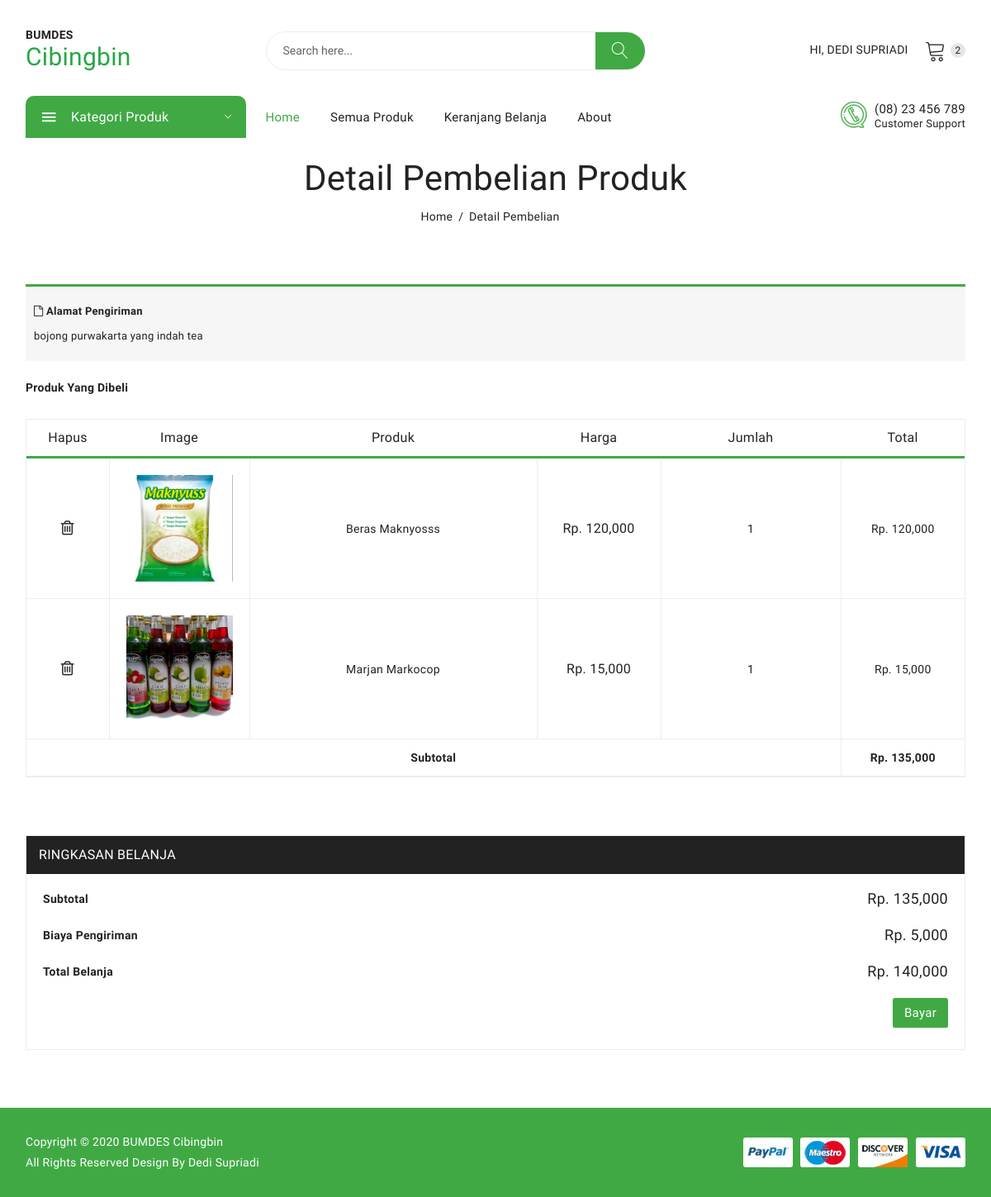
/detail_pembelian.php?transaksi=6 (signed in), run on the app's committed database.
### tables this page shows
CREATE TABLE `detail_transaksi` (
  `id_detail` int(11) NOT NULL,
  `id_transaksi` int(11) NOT NULL,
  `id_produk` int(11) NOT NULL,
  `harga_p` double NOT NULL,
  `jumlah` double NOT NULL,
  `subtotal` double NOT NULL
);

CREATE TABLE `tbl_produk` (
  `id_produk` int(11) NOT NULL,
  `nama_produk` varchar(100) NOT NULL,
  `harga` double NOT NULL,
  `stok` int(11) NOT NULL,
  `id_kategori` int(11) NOT NULL,
  `deskripsi` text NOT NULL,
  `foto_produk` varchar(100) NOT NULL
);

CREATE TABLE `tbl_transaksi` (
  `id_transaksi` int(11) NOT NULL,
  `id_pelanggan` int(11) NOT NULL,
  `tgl_transaksi` date NOT NULL,
  `alamat_pengiriman` text NOT NULL,
  `ongkir` double NOT NULL,
  `total_pembelian` double NOT NULL,
  `status` varchar(50) NOT NULL
);

### detail_pembelian.php (the view, shortened to what this page needs)
<?php
include "_head.php";
include "_heads.php";
include "_menu.php";
$sql = $koneksi->query("SELECT * FROM tbl_transaksi WHERE id_transaksi = '$_GET[transaksi]'");
$data = $sql->fetch_assoc();
?>
<div class="breadcrumbs mt-4">
    <div class="container mt-2">
        <div class="row">
            <div class="col-12">
                <div class="breadcrumb_content">
                    <h3>Detail Pembelian Produk</h3>
                    <ul>
                        <li><a href=".">home</a></li>
                        <li>Detail Pembelian</li>
                    </ul>
                </div>
            </div>
        </div>
    </div>
</div>
<div class="shopping_cart_area mt-70">
    <div class="container">
        <form method="POST">
            <div class="row">
                <div class="col-12">
                    <div class="user-actions">
                        <h3>
                            <i class="fa fa-file-o" aria-hidden="true"></i>
                            <b>Alamat Pengiriman</b>
                            <p><?= $_SESSION['pelanggan']['alamat'] ?></p>
                        </h3>
                    </div>
                </div>
                <div class="col-12">
                    <strong>
                        <p>Produk Yang Dibeli</p>
                    </strong><br>
                    <div class="table_desc">
                        <div class="cart_page">
                            <table>
                                <thead>
                                    <tr>
                                        <th class="product_remove">Hapus</th>
                                        <th class="product_thumb">Image</th>
                                        <th class="product_name">Produk</th>
                                        <th class="product-price">Harga</th>
                                        <th class="product_quantity">Jumlah</th>
                                        <th class="product_total">Total</th>
                                    </tr>
                                </thead>
                                <tbody>
                                    <?php
                                    $totalbelanja  = 0;
                                    $ambil = $koneksi->query("SELECT * FROM detail_transaksi JOIN tbl_produk ON detail_transaksi.id_produk=tbl_produk.id_produk WHERE id_transaksi='$_GET[transaksi]'");
                                    while ($pecah = $ambil->fetch_assoc()) :
                                        $total = $pecah["harga"] * $pecah['jumlah']; ?>
                                        <tr>
                                            <td class="product_remove"><a href="hapuskeranjang.php?id=<?php echo $id ?>"><i class="fa fa-trash-o"></i></a></td>
                                            <td class="product_thumb"><a href="#"><img src="foto_produk/<?= $pecah['foto_produk'] ?>" alt=""></a></td>
                                            <td><?php echo $pecah["nama_produk"]; ?></td>
                                            <td class="product-price">Rp. <?php echo number_format($pecah["harga_p"]); ?></td>
                                            <td class="product_quantity"><?php echo $pecah['jumlah']; ?></td>
                                            <td class="product_total">Rp. <?php echo number_format($pecah['subtotal']); ?></td>
                                        </tr>
                                        <?php $tot = $totalbelanja += $total; ?>
                                    <?php endwhile ?>
                                    <tr>
                                        <td colspan="5"><b>Subtotal</b></td>
                                        <td><strong>Rp. <?php echo number_format($tot) ?></strong>
                                        </td>
                                    </tr>
                                </tbody>
                            </table>
                        </div>
                    </div>
                </div>
            </div>
            <div class="coupon_area">
                <div class="row">
                    <div class="col-lg-12 col-md-12">
                        <div class="coupon_code right">
                            <h3>Ringkasan Belanja</h3>
                            <div class="coupon_inner">
                                <div class="cart_subtotal">
                                    <p>Subtotal</p>
                                    <p class="cart_amount">Rp. <?php echo number_format($tot); ?></p>
                                </div>
                                <div class="cart_subtotal">
                                    <p>Biaya Pengiriman</p>
                                    <p class="cart_amount">Rp. <?= number_format($data['ongkir']) ?></p>
                                </div>
                                <div class="cart_subtotal">
                                    <p>Total Belanja</p>
                                    <p class="cart_amount">Rp. <?= number_format($data['total_pembelian']) ?></p>
                                </div>
                                <div class="checkout_btn">
                                    <a href="bayar.php?id=<?= $data['id_transaksi'] ?>" type="submit">Bayar</a>
                                </div>
                            </div>
                        </div>
                    </div>
                </div>
            </div>
        </form>
    </div>
</div>
<?php
include "_foot.php";
?>

### data on the page
detail_transaksi: id_produk.foto_produk (picture), id_produk.nama_produk "Beras Maknyosss", harga_p "120,000", jumlah "1", subtotal "120,000"
detail_transaksi: id_produk.foto_produk (picture), id_produk.nama_produk "Marjan Markocop", harga_p "15,000", jumlah "1", subtotal "15,000"
tbl_transaksi: ongkir "5,000", total_pembelian "140,000"

### other printed values
$_SESSION['pelanggan']['nama_pelanggan'] "DEDI SUPRIADI"
$_SESSION['pelanggan']['alamat'] "bojong purwakarta yang indah tea"
$tot "135,000"
